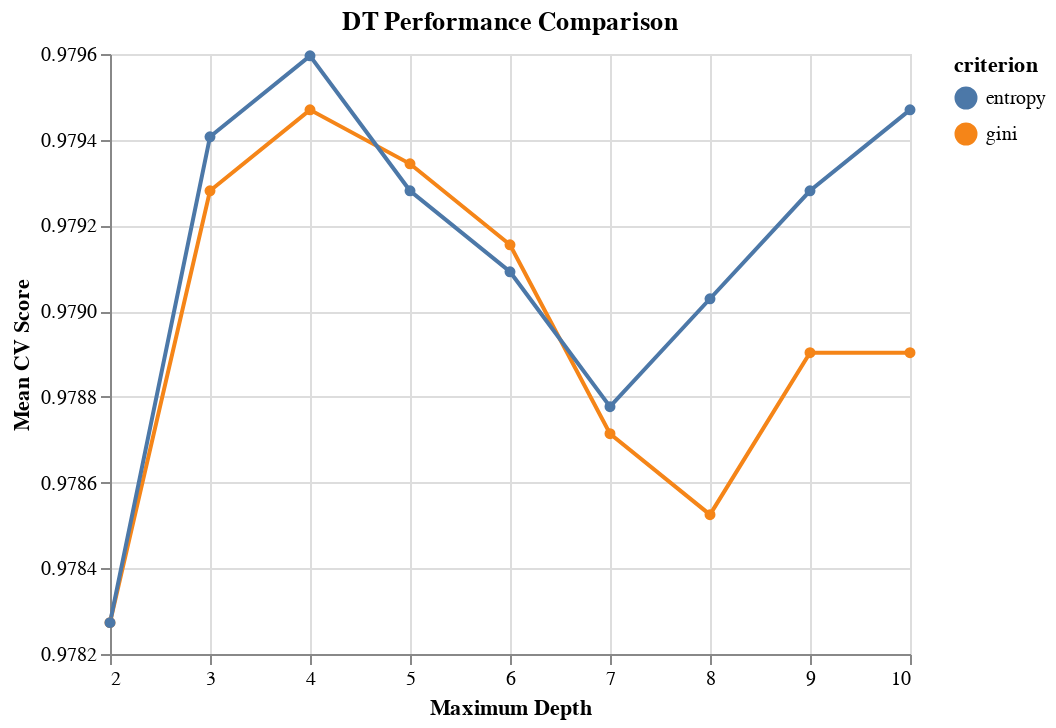
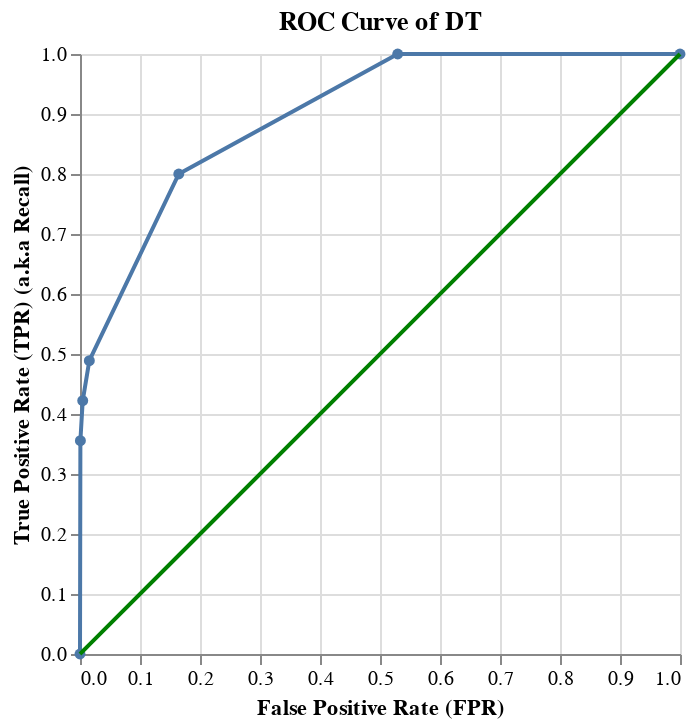
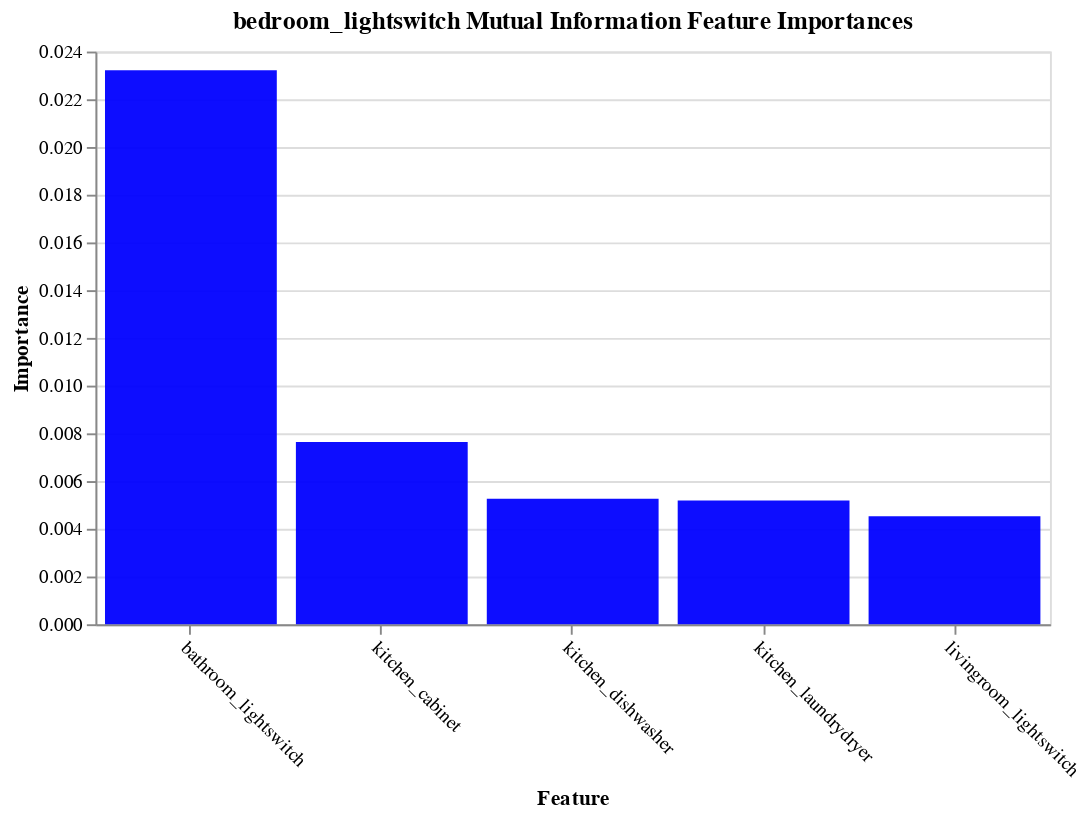
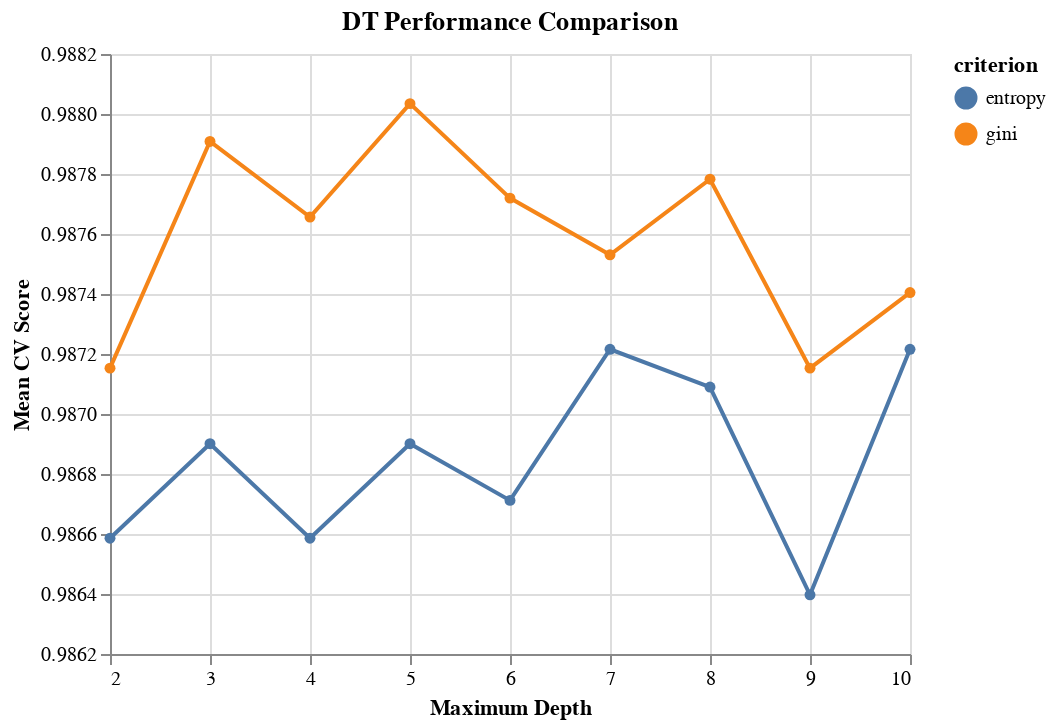

The notebook cell saved with these charts, in order:
### Markdown cell above
## This is a loop for all powered subActs

### Code cell
table = []

for subAct in poweredSubActs:  #[:1]
    print("BEGIN:", subAct)
    
    row = {"Target":subAct}
    
    Data = ds.drop(columns = subAct).values
    target = ds[subAct]
    D_train, D_test, t_train, t_test = train_test_split(Data, 
                                                    target, 
                                                    test_size = 0.3,
                                                    random_state=999)

    cv_method = RepeatedStratifiedKFold(n_splits = 5, 
                                    n_repeats = 3, 
                                    random_state = 999)

    dt_classifier = DecisionTreeClassifier(random_state=999)

    params_DT = {'criterion': ['gini', 'entropy'],
                 'max_depth': [2, 3, 4, 5, 6, 7, 8, 9, 10]}

    gs = GridSearchCV(estimator=dt_classifier, 
                      param_grid=params_DT, 
                      cv=cv_method,
                      verbose=1, 
                      scoring='accuracy')
    
    gs.fit(Data, target)
    print("best params:", gs.best_params_)
    print("best score:", gs.best_score_)
    #t_pred = gs.predict(D_test)
    #print(metrics.recall_score(t_test, t_pred))
    
    row['Original_Fit'] = gs.best_score_
    
    num_features = 5
    fs_fit_mutual_info = fs.SelectKBest(fs.mutual_info_classif, k=num_features)
    fs_fit_mutual_info.fit_transform(Data, target)
    fs_indices_mutual_info = np.argsort(fs_fit_mutual_info.scores_)[::-1][0:num_features]
    best_features_mutual_info = ds.columns[fs_indices_mutual_info].values
    print("best features:", best_features_mutual_info)
    
    feature_importances_mutual_info = fs_fit_mutual_info.scores_[fs_indices_mutual_info]
    print("feature importances:", feature_importances_mutual_info)
    
    best_feats = dict(zip(best_features_mutual_info, feature_importances_mutual_info))
    row.update(best_feats)

    feats_df = pd.DataFrame(zip(best_features_mutual_info, feature_importances_mutual_info), columns=['feature', 'score'])
    feats_df.to_csv(subAct + "_best_feats.csv", index=False)
    
    results_DT = pd.DataFrame(gs.cv_results_['params'])
    results_DT['test_score'] = gs.cv_results_['mean_test_score']
    
    alt.Chart(results_DT, 
          title='DT Performance Comparison'
         ).mark_line(point=True).encode(
    alt.X('max_depth', title='Maximum Depth'),
    alt.Y('test_score', title='Mean CV Score', aggregate='average', scale=alt.Scale(zero=False)),
    color='criterion'
    ).display()
    
    results_DT.to_csv(subAct + "_dt.csv", index=False)
    
    t_pred = gs.predict(D_test)
    t_prob = gs.predict_proba(D_test)
    
    metrics.roc_auc_score(t_test, t_pred)
    fpr, tpr, _ = metrics.roc_curve(t_test, t_prob[:, 1])
    roc_auc = metrics.auc(fpr, tpr)    
    print('roc_auc', roc_auc)
    df = pd.DataFrame({'fpr': fpr, 'tpr': tpr})

    base = alt.Chart(df, 
                 title='ROC Curve of DT'
                ).properties(width=300)

    roc_curve = base.mark_line(point=True).encode(
        alt.X('fpr', title='False Positive Rate (FPR)',  sort=None),
        alt.Y('tpr', title='True Positive Rate (TPR) (a.k.a Recall)'),
    )

    roc_rule = base.mark_line(color='green').encode(
        x='fpr',
        y='fpr',
        size=alt.value(2)
    )

    (roc_curve + roc_rule).display()
    
    df.to_csv(subAct + "_roc.csv", index = False)
    
    print(metrics.classification_report(t_test, t_pred))
    report = metrics.classification_report(t_test, t_pred, output_dict=True)
    rep = pd.DataFrame(report).transpose()
    rep.to_csv(subAct + "_rep.csv", index=True)
    
    print(metrics.confusion_matrix(t_test, t_pred))
    report = metrics.confusion_matrix(t_test, t_pred)
    rep = pd.DataFrame(report).transpose()
    rep.to_csv(subAct + "_confusion.csv", index=True)
    
    # Now do the same calculation but with only the 5 best features in the training set
    Data = ds[best_features_mutual_info]
    target = ds[subAct]
    D_train, D_test, t_train, t_test = train_test_split(Data, 
                                                    target, 
                                                    test_size = 0.3,
                                                    random_state=999)
    
    cv_method = RepeatedStratifiedKFold(n_splits = 5, 
                                    n_repeats = 3, 
                                    random_state = 999)

    dt_classifier = DecisionTreeClassifier(random_state=999)

    params_DT = {'criterion': ['gini', 'entropy'],
                 'max_depth': [2, 3, 4, 5, 6, 7, 8, 9, 10]}

    gs = GridSearchCV(estimator=dt_classifier, 
                      param_grid=params_DT, 
                      cv=cv_method,
                      verbose=1, 
                      scoring='accuracy')
    
    gs.fit(Data, target)
#     print(gs.best_params_)
#     print(gs.best_score_)
    row['Best_Five_Fit'] = gs.best_score_
    
    table.append(row)
    
    plot = plot_imp(subAct, best_features_mutual_info, feature_importances_mutual_info, 'Mutual Information', 'blue')
    plot.display()
    print("END:", subAct)
    print()
    
ds_best_feats = pd.DataFrame(table)
ds_best_feats.head()

### Figure 1 — Vega-Lite specification as saved in the notebook (floating-point values rounded to 4 significant figures)
{"$schema": "https://vega.github.io/schema/vega-lite/v3.4.0.json", "config": {"mark": {"tooltip": null}, "view": {"height": 300, "width": 400}}, "data": {"name": "data-9f4cb56a0659478fd64b622979377266"}, "datasets": {"data-9f4cb56a0659478fd64b622979377266": [{"criterion": "gini", "max_depth": 2, "test_score": 0.9783}, {"criterion": "gini", "max_depth": 3, "test_score": 0.9793}, {"criterion": "gini", "max_depth": 4, "test_score": 0.9795}, {"criterion": "gini", "max_depth": 5, "test_score": 0.9793}, {"criterion": "gini", "max_depth": 6, "test_score": 0.9792}, {"criterion": "gini", "max_depth": 7, "test_score": 0.9787}, {"criterion": "gini", "max_depth": 8, "test_score": 0.9785}, {"criterion": "gini", "max_depth": 9, "test_score": 0.9789}, {"criterion": "gini", "max_depth": 10, "test_score": 0.9789}, {"criterion": "entropy", "max_depth": 2, "test_score": 0.9783}, {"criterion": "entropy", "max_depth": 3, "test_score": 0.9794}, {"criterion": "entropy", "max_depth": 4, "test_score": 0.9796}, {"criterion": "entropy", "max_depth": 5, "test_score": 0.9793}, {"criterion": "entropy", "max_depth": 6, "test_score": 0.9791}, {"criterion": "entropy", "max_depth": 7, "test_score": 0.9788}, {"criterion": "entropy", "max_depth": 8, "test_score": 0.979}, {"criterion": "entropy", "max_depth": 9, "test_score": 0.9793}, {"criterion": "entropy", "max_depth": 10, "test_score": 0.9795}]}, "encoding": {"color": {"field": "criterion", "type": "nominal"}, "x": {"field": "max_depth", "title": "Maximum Depth", "type": "quantitative"}, "y": {"aggregate": "average", "field": "test_score", "scale": {"zero": false}, "title": "Mean CV Score", "type": "quantitative"}}, "mark": {"point": true, "type": "line"}, "title": "DT Performance Comparison"}

### Figure 2 — Vega-Lite specification as saved in the notebook (floating-point values rounded to 4 significant figures)
{"$schema": "https://vega.github.io/schema/vega-lite/v3.4.0.json", "config": {"mark": {"tooltip": null}, "view": {"height": 300, "width": 400}}, "data": {"name": "data-bea5f7cf4edb373cb136c8f3208e37dd"}, "datasets": {"data-bea5f7cf4edb373cb136c8f3208e37dd": [{"fpr": 0, "tpr": 0}, {"fpr": 0.0006481, "tpr": 0.3556}, {"fpr": 0.004537, "tpr": 0.4222}, {"fpr": 0.01555, "tpr": 0.4889}, {"fpr": 0.1646, "tpr": 0.8}, {"fpr": 0.5295, "tpr": 1}, {"fpr": 1, "tpr": 1}]}, "layer": [{"encoding": {"x": {"field": "fpr", "sort": null, "title": "False Positive Rate (FPR)", "type": "quantitative"}, "y": {"field": "tpr", "title": "True Positive Rate (TPR) (a.k.a Recall)", "type": "quantitative"}}, "mark": {"point": true, "type": "line"}, "title": "ROC Curve of DT", "width": 300}, {"encoding": {"size": {"value": 2}, "x": {"field": "fpr", "type": "quantitative"}, "y": {"field": "fpr", "type": "quantitative"}}, "mark": {"color": "green", "type": "line"}, "title": "ROC Curve of DT", "width": 300}]}

### Figure 3 — Vega-Lite specification as saved in the notebook (floating-point values rounded to 4 significant figures)
{"$schema": "https://vega.github.io/schema/vega-lite/v3.4.0.json", "config": {"mark": {"tooltip": null}, "view": {"height": 300, "width": 400}}, "data": {"name": "data-21675bf525d747fc57d7187128ae1125"}, "datasets": {"data-21675bf525d747fc57d7187128ae1125": [{"features": "bathroom_lightswitch", "importances": 0.02322}, {"features": "kitchen_cabinet", "importances": 0.007634}, {"features": "kitchen_dishwasher", "importances": 0.005261}, {"features": "kitchen_laundrydryer", "importances": 0.00519}, {"features": "livingroom_lightswitch", "importances": 0.00453}]}, "encoding": {"x": {"axis": {"labelAngle": 45}, "field": "features", "sort": null, "title": "Feature", "type": "nominal"}, "y": {"field": "importances", "title": "Importance", "type": "quantitative"}}, "mark": {"color": "blue", "opacity": 0.95, "type": "bar"}, "title": "bedroom_lightswitch Mutual Information Feature Importances", "width": 500}

### Figure 4 — Vega-Lite specification as saved in the notebook (floating-point values rounded to 4 significant figures)
{"$schema": "https://vega.github.io/schema/vega-lite/v3.4.0.json", "config": {"mark": {"tooltip": null}, "view": {"height": 300, "width": 400}}, "data": {"name": "data-afa02d8efb84603429b2d11d00063d5b"}, "datasets": {"data-afa02d8efb84603429b2d11d00063d5b": [{"criterion": "gini", "max_depth": 2, "test_score": 0.9872}, {"criterion": "gini", "max_depth": 3, "test_score": 0.9879}, {"criterion": "gini", "max_depth": 4, "test_score": 0.9877}, {"criterion": "gini", "max_depth": 5, "test_score": 0.988}, {"criterion": "gini", "max_depth": 6, "test_score": 0.9877}, {"criterion": "gini", "max_depth": 7, "test_score": 0.9875}, {"criterion": "gini", "max_depth": 8, "test_score": 0.9878}, {"criterion": "gini", "max_depth": 9, "test_score": 0.9872}, {"criterion": "gini", "max_depth": 10, "test_score": 0.9874}, {"criterion": "entropy", "max_depth": 2, "test_score": 0.9866}, {"criterion": "entropy", "max_depth": 3, "test_score": 0.9869}, {"criterion": "entropy", "max_depth": 4, "test_score": 0.9866}, {"criterion": "entropy", "max_depth": 5, "test_score": 0.9869}, {"criterion": "entropy", "max_depth": 6, "test_score": 0.9867}, {"criterion": "entropy", "max_depth": 7, "test_score": 0.9872}, {"criterion": "entropy", "max_depth": 8, "test_score": 0.9871}, {"criterion": "entropy", "max_depth": 9, "test_score": 0.9864}, {"criterion": "entropy", "max_depth": 10, "test_score": 0.9872}]}, "encoding": {"color": {"field": "criterion", "type": "nominal"}, "x": {"field": "max_depth", "title": "Maximum Depth", "type": "quantitative"}, "y": {"aggregate": "average", "field": "test_score", "scale": {"zero": false}, "title": "Mean CV Score", "type": "quantitative"}}, "mark": {"point": true, "type": "line"}, "title": "DT Performance Comparison"}
